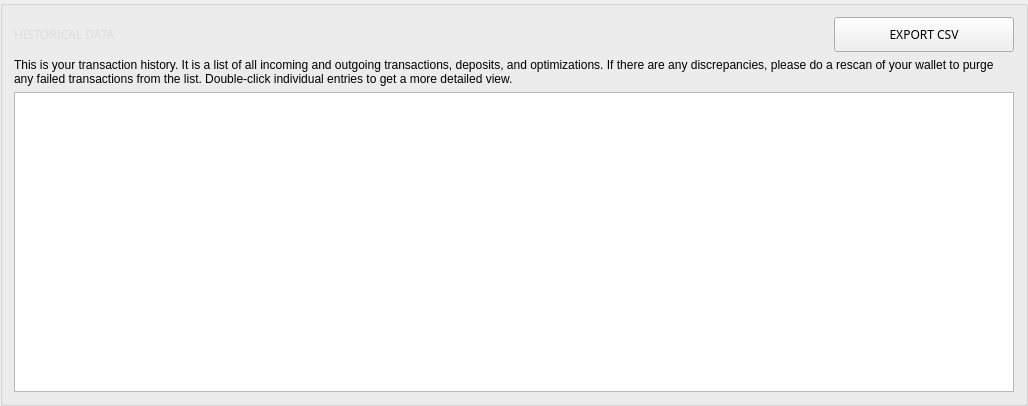
       <widget class="QGroupBox" name="transactionsBox">
        <property name="sizePolicy">
         <sizepolicy hsizetype="Expanding" vsizetype="Preferred">
          <horstretch>0</horstretch>
          <verstretch>0</verstretch>
         </sizepolicy>
        </property>
        <property name="styleSheet">
         <string notr="true"/>
        </property>
        <property name="title">
         <string/>
        </property>
        <layout class="QGridLayout" name="gridLayout_16">
         <item row="0" column="1">
          <widget class="QPushButton" name="b1_exportCSVButton">
           <property name="minimumSize">
            <size>
             <width>180</width>
             <height>35</height>
            </size>
           </property>
           <property name="maximumSize">
            <size>
             <width>180</width>
             <height>35</height>
            </size>
           </property>
           <property name="font">
            <font>
             <family>Poppins</family>
            </font>
           </property>
           <property name="styleSheet">
            <string notr="true">/* This button style is handled automatically by OverviewFrame:setStyles() (in OverviewFrame.cpp) */</string>
           </property>
           <property name="text">
            <string>EXPORT CSV</string>
           </property>
          </widget>
         </item>
         <item row="0" column="0">
          <widget class="QLabel" name="title_transactions">
           <property name="sizePolicy">
            <sizepolicy hsizetype="Expanding" vsizetype="Preferred">
             <horstretch>0</horstretch>
             <verstretch>0</verstretch>
            </sizepolicy>
           </property>
           <property name="minimumSize">
            <size>
             <width>100</width>
             <height>25</height>
            </size>
           </property>
           <property name="maximumSize">
            <size>
             <width>16777215</width>
             <height>16777215</height>
            </size>
           </property>
           <property name="font">
            <font>
             <family>Poppins</family>
            </font>
           </property>
           <property name="styleSheet">
            <string notr="true">color: #ddd;
background: transparent;


border: none;
text-align: left;
</string>
           </property>
           <property name="text">
            <string>HISTORICAL DATA</string>
           </property>
          </widget>
         </item>
         <item row="1" column="0" colspan="2">
          <widget class="QLabel" name="m_transactionsDescription">
           <property name="styleSheet">
            <string notr="true">border: none;</string>
           </property>
           <property name="text">
            <string>This is your transaction history. It is a list of all incoming and outgoing transactions, deposits, and optimizations. If there are any discrepancies, please do a rescan of your wallet to purge any failed transactions from the list. Double-click individual entries to get a more detailed view.</string>
           </property>
           <property name="wordWrap">
            <bool>true</bool>
           </property>
          </widget>
         </item>
         <item row="2" column="0" colspan="2">
          <widget class="QTreeView" name="m_transactionsView">
           <property name="minimumSize">
            <size>
             <width>1000</width>
             <height>300</height>
            </size>
           </property>
           <property name="maximumSize">
            <size>
             <width>16777215</width>
             <height>16777215</height>
            </size>
           </property>
           <property name="font">
            <font>
             <family>Poppins</family>
            </font>
           </property>
           <property name="styleSheet">
            <string notr="true">/* This style is handled automatically by EditableStyle.cpp */</string>
           </property>
           <property name="frameShape">
            <enum>QFrame::StyledPanel</enum>
           </property>
           <property name="frameShadow">
            <enum>QFrame::Plain</enum>
           </property>
           <property name="lineWidth">
            <number>0</number>
           </property>
           <property name="midLineWidth">
            <number>0</number>
           </property>
           <property name="horizontalScrollBarPolicy">
            <enum>Qt::ScrollBarAlwaysOff</enum>
           </property>
           <property name="sizeAdjustPolicy">
            <enum>QAbstractScrollArea::AdjustToContentsOnFirstShow</enum>
           </property>
           <property name="autoScrollMargin">
            <number>0</number>
           </property>
           <property name="editTriggers">
            <set>QAbstractItemView::EditKeyPressed</set>
           </property>
           <property name="alternatingRowColors">
            <bool>true</bool>
           </property>
           <property name="indentation">
            <number>0</number>
           </property>
           <property name="rootIsDecorated">
            <bool>false</bool>
           </property>
           <property name="uniformRowHeights">
            <bool>true</bool>
           </property>
           <property name="itemsExpandable">
            <bool>true</bool>
           </property>
           <property name="sortingEnabled">
            <bool>true</bool>
           </property>
           <property name="expandsOnDoubleClick">
            <bool>true</bool>
           </property>
           <attribute name="headerCascadingSectionResizes">
            <bool>false</bool>
           </attribute>
           <attribute name="headerShowSortIndicator" stdset="0">
            <bool>true</bool>
           </attribute>
           <attribute name="headerStretchLastSection">
            <bool>true</bool>
           </attribute>
          </widget>
         </item>
        </layout>
       </widget>
